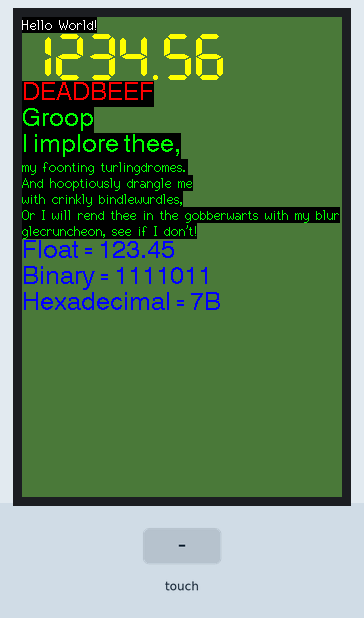
Recording of a program running on a simulated ESP32. Parts: 320×480 colour display. The inputs (shaded band) are chosen by the test bench. Random numbers use the default seed unless the program sets one; what the program prints to the serial monitor is not drawn.

Above: at 1.7 s.
1.8 s: screen touched at 13 % across, 10 % down
At 3.0 s:
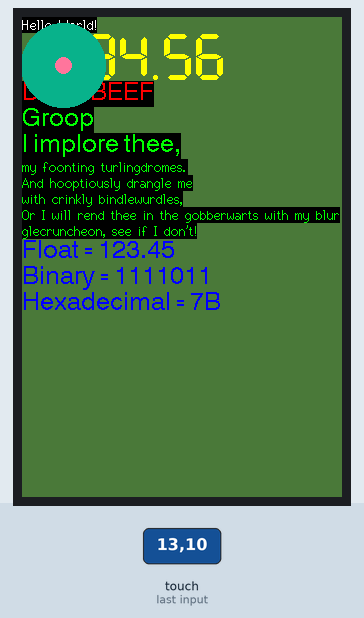
3.4 s: screen touched at 38 % across, 10 % down
At 4.4 s:
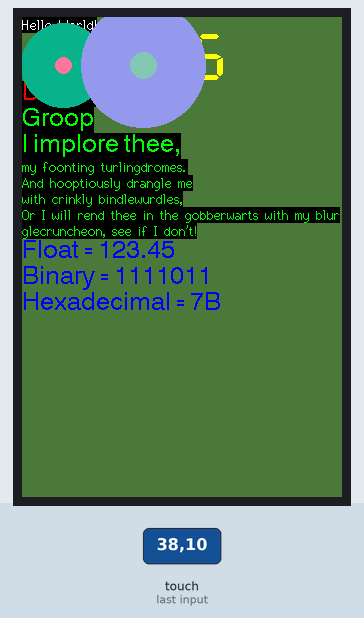
5.0 s: screen touched at 62 % across, 10 % down
At 5.4 s:
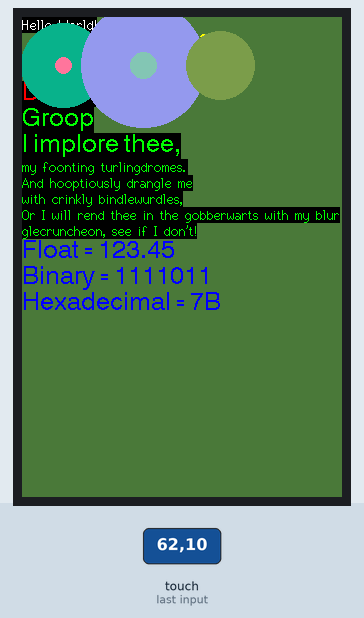
6.6 s: screen touched at 87 % across, 10 % down
At 7.6 s:
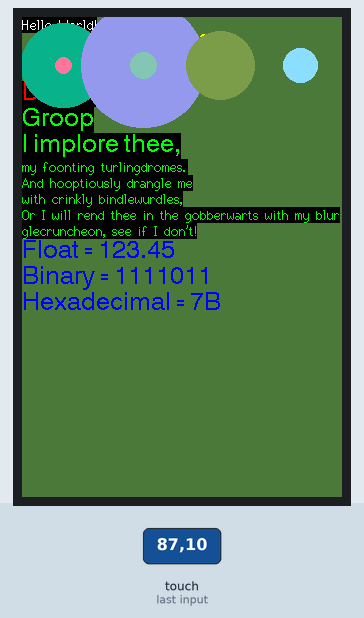
Timing chart, 0 to 9.2 s (numbered marks = the images above; inputs shaded):
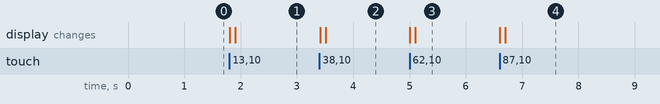

The program:

main.cpp
```cpp
#include <Arduino.h>
#include <TFT_eSPI.h>

#ifndef ESP32
    #error ESP32
#endif

/*

Параметры
╔════════════════╦════════════╗
║ Протокол       ║ SPI        ║
╠════════════════╬════════════╣
║ Питание        ║ +3V3       ║
╚════════════════╩════════════╝

Описание контактов
╔═════╦══════════════════════════════════════════════════════════════════════════════════════════════════╗
║ VDD ║ 3V3 power input (with R0)                                                                        ║
╠═════╬══════════════════════════════════════════════════════════════════════════════════════════════════╣
║ GND ║ Ground                                                                                           ║
╠═════╬══════════════════════════════════════════════════════════════════════════════════════════════════╣
║ CS  ║ LCD chip select signal, low level enable                                                         ║
╠═════╬══════════════════════════════════════════════════════════════════════════════════════════════════╣
║ RST ║ LCD chip reset signal, low level reset                                                           ║
╠═════╬══════════════════════════════════════════════════════════════════════════════════════════════════╣
║ D/C ║ LCD register/data selection signal, high level: register, low level: data                        ║
╠═════╬══════════════════════════════════════════════════════════════════════════════════════════════════╣
║ SDI ║ SPI (MOSI) bus write data signal                                                                 ║
╠═════╬══════════════════════════════════════════════════════════════════════════════════════════════════╣
║ SCK ║ SPI (SCK) bus clock signal                                                                       ║
╠═════╬══════════════════════════════════════════════════════════════════════════════════════════════════╣
║ BL  ║ Backlight control, high level lighting, if not controlled, connect 3v3 always bright             ║
╠═════╬══════════════════════════════════════════════════════════════════════════════════════════════════╣
║ SDO ║ SPI (MISO) bus data read signal, if you do not need to the read function, you can not connect it ║
╠═════╬══════════════════════════════════════════════════════════════════════════════════════════════════╣
║ TCK ║ Touch SPI bus clock signal                                                                       ║
╠═════╬══════════════════════════════════════════════════════════════════════════════════════════════════╣
║ TCS ║ Touch screen chip select signal, low level enable                                                ║
╠═════╬══════════════════════════════════════════════════════════════════════════════════════════════════╣
║ TDI ║ Touch SPI bus input                                                                              ║
╠═════╬══════════════════════════════════════════════════════════════════════════════════════════════════╣
║ TDO ║ Touch SPI bus output                                                                             ║
╠═════╬══════════════════════════════════════════════════════════════════════════════════════════════════╣
║ PEN ║ Touch screen interrupt signal, low level when touch is detected                                  ║
╚═════╩══════════════════════════════════════════════════════════════════════════════════════════════════╝


Распиновка
╔═════╦═════╦═════╦═════╦═════╦═════╦═════╦═════╦═════╦═════╦═════╦═════╦═════╦═════╗
║ VDD ║ GND ║ CS  ║ RST ║ D/C ║ SDI ║ SCK ║ BL  ║ SDO ║ TCK ║ TCS ║ TDI ║ TDO ║ PEN ║
╠═════╬═════╬═════╬═════╬═════╬═════╬═════╬═════╬═════╬═════╬═════╬═════╬═════╬═════╣
║ 3V3 ║ GND ║  5  ║     ║     ║ 23  ║ 18  ║ 27  ║     ║ 18  ║     ║ 23  ║ 19  ║     ║
╚═════╩═════╩═════╩═════╩═════╩═════╩═════╩═════╩═════╩═════╩═════╩═════╩═════╩═════╝
╔═════╦═════╦═════╦═════╦═════╦═════╦═════╦═════╦═════╦═════╦═════╦═════╦═════╦═════╗
║     ║     ║     ║ 26  ║ 25  ║     ║     ║27/3V║     ║     ║ 32  ║     ║     ║     ║
╚═════╩═════╩═════╩═════╩═════╩═════╩═════╩═════╩═════╩═════╩═════╩═════╩═════╩═════╝


#define TFT_MISO    19
#define TFT_MOSI    23
#define TFT_SCLK    18
#define TFT_CS      5

#define TFT_DC      25
#define TFT_RST     26

*/

TFT_eSPI tft = TFT_eSPI();       // Invoke custom library
char text[128];

void touch_calibrate() {
    uint16_t calData[5];

    // data not valid so recalibrate
    tft.fillScreen(TFT_BLACK);
    tft.setCursor(20, 0);
    tft.setTextFont(2);
    tft.setTextSize(1);
    tft.setTextColor(TFT_WHITE, TFT_BLACK);

    tft.println("Touch corners as indicated");

    tft.setTextFont(1);
    tft.println();

    tft.calibrateTouch(calData, TFT_MAGENTA, TFT_BLACK, 15);

    tft.setTextColor(TFT_GREEN, TFT_BLACK);
    tft.println("Calibration complete!");

    // calibration data valid
    tft.setTouch(calData);
    for (int i = 0; i < sizeof(calData)/sizeof(calData[0]); i++) {
        sprintf(text, "%04X ", calData[i]);
        Serial.print(text);
    }
    Serial.println();
}

void setup() {
    Serial.begin(115200);
    Serial.println("setup");

    tft.init();
    tft.setRotation(0);
    tft.fillScreen(random(0xFFFF));

    //touch_calibrate();

    tft.fillScreen(random(0xFFFF));
    tft.setCursor(0, 0, 2);
    tft.setTextColor(TFT_WHITE,TFT_BLACK);  tft.setTextSize(1);
    tft.println("Hello World!");

    tft.setTextColor(TFT_YELLOW); tft.setTextFont(7);
    tft.println(1234.56);

    tft.setTextColor(TFT_RED,TFT_BLACK);    tft.setTextFont(4);
    tft.println((long)3735928559, HEX); // Should print DEADBEEF

    tft.setTextColor(TFT_GREEN,TFT_BLACK);
    tft.setTextFont(4);
    tft.println("Groop");
    tft.println("I implore thee,");

    tft.setTextFont(2);
    tft.println(F("my foonting turlingdromes.")); // Can store strings in FLASH to save RAM
    tft.println("And hooptiously drangle me");
    tft.println("with crinkly bindlewurdles,");
    tft.println("Or I will rend thee in the gobberwarts with my blurglecruncheon, see if I don't!");

    float fnumber = 123.45;
    tft.setTextColor(TFT_BLUE);    tft.setTextFont(4);
    tft.print("Float = "); tft.println(fnumber);           // Print floating point number
    tft.print("Binary = "); tft.println((int)fnumber, BIN); // Print as integer value in binary
    tft.print("Hexadecimal = "); tft.println((int)fnumber, HEX); // Print as integer number in Hexadecimal
}

void loop() {
    uint16_t t_x = 0, t_y = 0; // To store the touch coordinates
    // Pressed will be set true is there is a valid touch on the screen
    bool pressed = tft.getTouch(&t_x, &t_y);
    if (pressed) {
        tft.fillCircle(t_x, t_y, random(64), random(0xFFFF));
        delay(100);
    }

}
```

Measured:
- after the input at 1.8 s, the display: first changes at once (image 1 shows a later state)
- after the input at 3.4 s, the display: first changes at once (image 2 shows a later state)
- after the input at 5.0 s, the display: first changes at once (image 3 shows a later state)
- after the input at 6.6 s, the display: first changes at once (image 4 shows a later state)
